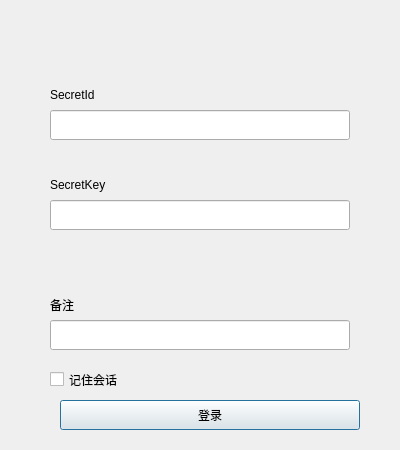
<?xml version="1.0" encoding="UTF-8"?>
<ui version="4.0">
 <class>LoginDialogClass</class>
 <widget class="QDialog" name="LoginDialogClass">
  <property name="geometry">
   <rect>
    <x>0</x>
    <y>0</y>
    <width>400</width>
    <height>450</height>
   </rect>
  </property>
  <property name="windowTitle">
   <string>登录</string>
  </property>
  <widget class="QLabel" name="l_id">
   <property name="geometry">
    <rect>
     <x>50</x>
     <y>80</y>
     <width>300</width>
     <height>30</height>
    </rect>
   </property>
   <property name="text">
    <string>SecretId</string>
   </property>
  </widget>
  <widget class="QLineEdit" name="le_id">
   <property name="geometry">
    <rect>
     <x>50</x>
     <y>110</y>
     <width>300</width>
     <height>30</height>
    </rect>
   </property>
  </widget>
  <widget class="QLineEdit" name="le_key">
   <property name="geometry">
    <rect>
     <x>50</x>
     <y>200</y>
     <width>300</width>
     <height>30</height>
    </rect>
   </property>
  </widget>
  <widget class="QLabel" name="l_key">
   <property name="geometry">
    <rect>
     <x>50</x>
     <y>170</y>
     <width>300</width>
     <height>30</height>
    </rect>
   </property>
   <property name="text">
    <string>SecretKey</string>
   </property>
  </widget>
  <widget class="QLineEdit" name="le_remark">
   <property name="geometry">
    <rect>
     <x>50</x>
     <y>320</y>
     <width>300</width>
     <height>30</height>
    </rect>
   </property>
  </widget>
  <widget class="QLabel" name="l_remark">
   <property name="geometry">
    <rect>
     <x>50</x>
     <y>290</y>
     <width>300</width>
     <height>30</height>
    </rect>
   </property>
   <property name="text">
    <string>备注</string>
   </property>
  </widget>
  <widget class="QCheckBox" name="cb_saveSession">
   <property name="geometry">
    <rect>
     <x>50</x>
     <y>370</y>
     <width>87</width>
     <height>19</height>
    </rect>
   </property>
   <property name="text">
    <string>记住会话</string>
   </property>
  </widget>
  <widget class="QPushButton" name="pb_login">
   <property name="geometry">
    <rect>
     <x>60</x>
     <y>400</y>
     <width>300</width>
     <height>30</height>
    </rect>
   </property>
   <property name="text">
    <string>登录</string>
   </property>
  </widget>
 </widget>
 <layoutdefault spacing="6" margin="11"/>
 <resources/>
 <connections/>
</ui>
